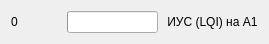
    <widget class="QWidget" name="layoutWidget">
     <property name="geometry">
      <rect>
       <x>10</x>
       <y>90</y>
       <width>255</width>
       <height>23</height>
      </rect>
     </property>
     <layout class="QHBoxLayout" name="horizontalLayout_5">
      <item>
       <widget class="QLabel" name="label_10">
        <property name="sizePolicy">
         <sizepolicy hsizetype="Fixed" vsizetype="Fixed">
          <horstretch>0</horstretch>
          <verstretch>0</verstretch>
         </sizepolicy>
        </property>
        <property name="minimumSize">
         <size>
          <width>50</width>
          <height>0</height>
         </size>
        </property>
        <property name="text">
         <string>0</string>
        </property>
       </widget>
      </item>
      <item>
       <widget class="QProgressBar" name="progressBar_5">
        <property name="maximumSize">
         <size>
          <width>108</width>
          <height>16777215</height>
         </size>
        </property>
        <property name="statusTip">
         <string/>
        </property>
        <property name="whatsThis">
         <string notr="true"/>
        </property>
        <property name="value">
         <number>0</number>
        </property>
        <property name="textVisible">
         <bool>false</bool>
        </property>
       </widget>
      </item>
      <item>
       <widget class="QLabel" name="label_9">
        <property name="text">
         <string> ИУС (LQI) на А1</string>
        </property>
       </widget>
      </item>
     </layout>
    </widget>
